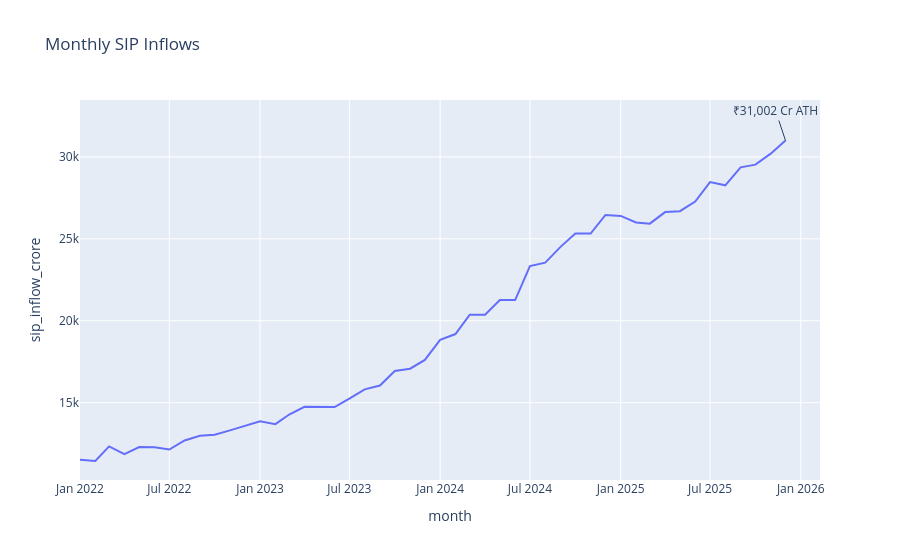

The notebook cell this image was saved under:
### Code cell
fig1 = px.line(
    sip,
    x="month",
    y="sip_inflow_crore",
    title="Monthly SIP Inflows"
)

fig1.add_annotation(
    x="2025-12",
    y=31002,
    text="₹31,002 Cr ATH"
)

fig1.show()

### Figure 1 — Plotly figure (JSON) as saved in the notebook; plotly's stock layout.template omitted (floating-point values rounded to 4 significant figures)
{"data": [{"hovertemplate": "month=%{x}<br>sip_inflow_crore=%{y}<extra></extra>", "legendgroup": "", "line": {"color": "#636efa", "dash": "solid"}, "marker": {"symbol": "circle"}, "mode": "lines", "name": "", "orientation": "v", "showlegend": false, "type": "scatter", "x": ["2022-01", "2022-02", "2022-03", "2022-04", "2022-05", "2022-06", "2022-07", "2022-08", "2022-09", "2022-10", "2022-11", "2022-12", "2023-01", "2023-02", "2023-03", "2023-04", "2023-05", "2023-06", "2023-07", "2023-08", "2023-09", "2023-10", "2023-11", "2023-12", "2024-01", "2024-02", "2024-03", "2024-04", "2024-05", "2024-06", "2024-07", "2024-08", "2024-09", "2024-10", "2024-11", "2024-12", "2025-01", "2025-02", "2025-03", "2025-04", "2025-05", "2025-06", "2025-07", "2025-08", "2025-09", "2025-10", "2025-11", "2025-12"], "xaxis": "x", "y": [11517, 11438, 12328, 11863, 12286, 12276, 12140, 12694, 12976, 13040, 13306, 13573, 13856, 13687, 14276, 14749, 14749, 14734, 15245, 15814, 16042, 16928, 17073, 17610, 18838, 19187, 20371, 20371, 21262, 21262, 23332, 23547, 24509, 25323, 25320, 26459, 26400, 25999, 25926, 26632, 26688, 27274, 28464, 28265, 29361, 29529, 30200, 31002], "yaxis": "y"}], "layout": {"annotations": [{"text": "₹31,002 Cr ATH", "x": "2025-12", "y": 31002}], "legend": {"tracegroupgap": 0}, "title": {"text": "Monthly SIP Inflows"}, "xaxis": {"anchor": "y", "domain": [0, 1], "title": {"text": "month"}}, "yaxis": {"anchor": "x", "domain": [0, 1], "title": {"text": "sip_inflow_crore"}}}}
